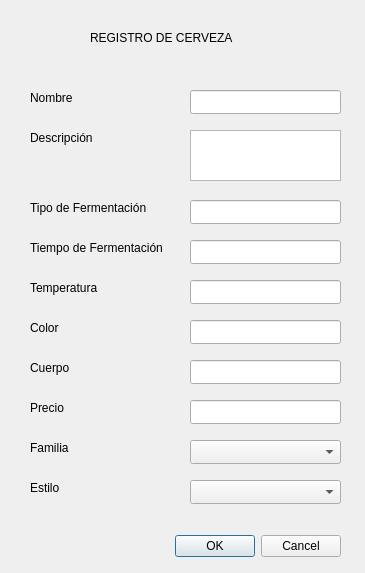
<?xml version="1.0" encoding="UTF-8"?>
<ui version="4.0">
 <class>VentanaRegistrarCerveza</class>
 <widget class="QDialog" name="VentanaRegistrarCerveza">
  <property name="geometry">
   <rect>
    <x>0</x>
    <y>0</y>
    <width>365</width>
    <height>573</height>
   </rect>
  </property>
  <property name="windowTitle">
   <string>Dialog</string>
  </property>
  <widget class="QDialogButtonBox" name="buttonBox">
   <property name="geometry">
    <rect>
     <x>170</x>
     <y>530</y>
     <width>171</width>
     <height>32</height>
    </rect>
   </property>
   <property name="orientation">
    <enum>Qt::Horizontal</enum>
   </property>
   <property name="standardButtons">
    <set>QDialogButtonBox::Cancel|QDialogButtonBox::Ok</set>
   </property>
  </widget>
  <widget class="QLabel" name="label_8">
   <property name="geometry">
    <rect>
     <x>30</x>
     <y>400</y>
     <width>59</width>
     <height>16</height>
    </rect>
   </property>
   <property name="text">
    <string>Precio</string>
   </property>
  </widget>
  <widget class="QLabel" name="label">
   <property name="geometry">
    <rect>
     <x>30</x>
     <y>90</y>
     <width>59</width>
     <height>16</height>
    </rect>
   </property>
   <property name="text">
    <string>Nombre</string>
   </property>
  </widget>
  <widget class="QLabel" name="label_6">
   <property name="geometry">
    <rect>
     <x>30</x>
     <y>320</y>
     <width>59</width>
     <height>16</height>
    </rect>
   </property>
   <property name="text">
    <string>Color</string>
   </property>
  </widget>
  <widget class="QLineEdit" name="lneTemperatura">
   <property name="geometry">
    <rect>
     <x>190</x>
     <y>280</y>
     <width>151</width>
     <height>24</height>
    </rect>
   </property>
  </widget>
  <widget class="QTextEdit" name="txeDescripcion">
   <property name="geometry">
    <rect>
     <x>190</x>
     <y>130</y>
     <width>151</width>
     <height>51</height>
    </rect>
   </property>
  </widget>
  <widget class="QLabel" name="label_7">
   <property name="geometry">
    <rect>
     <x>30</x>
     <y>360</y>
     <width>59</width>
     <height>16</height>
    </rect>
   </property>
   <property name="text">
    <string>Cuerpo</string>
   </property>
  </widget>
  <widget class="QLineEdit" name="lneNombre">
   <property name="geometry">
    <rect>
     <x>190</x>
     <y>90</y>
     <width>151</width>
     <height>24</height>
    </rect>
   </property>
  </widget>
  <widget class="QLineEdit" name="lneColor">
   <property name="geometry">
    <rect>
     <x>190</x>
     <y>320</y>
     <width>151</width>
     <height>24</height>
    </rect>
   </property>
  </widget>
  <widget class="QLabel" name="label_2">
   <property name="geometry">
    <rect>
     <x>30</x>
     <y>130</y>
     <width>81</width>
     <height>16</height>
    </rect>
   </property>
   <property name="text">
    <string>Descripción</string>
   </property>
  </widget>
  <widget class="QLineEdit" name="lneTiempoDeFermentacion">
   <property name="geometry">
    <rect>
     <x>190</x>
     <y>240</y>
     <width>151</width>
     <height>24</height>
    </rect>
   </property>
  </widget>
  <widget class="QLabel" name="label_9">
   <property name="geometry">
    <rect>
     <x>90</x>
     <y>30</y>
     <width>241</width>
     <height>16</height>
    </rect>
   </property>
   <property name="text">
    <string>REGISTRO DE CERVEZA</string>
   </property>
  </widget>
  <widget class="QComboBox" name="comboFamilias">
   <property name="geometry">
    <rect>
     <x>190</x>
     <y>440</y>
     <width>151</width>
     <height>24</height>
    </rect>
   </property>
  </widget>
  <widget class="QLabel" name="label_4">
   <property name="geometry">
    <rect>
     <x>30</x>
     <y>240</y>
     <width>151</width>
     <height>16</height>
    </rect>
   </property>
   <property name="text">
    <string>Tiempo de Fermentación</string>
   </property>
  </widget>
  <widget class="QLineEdit" name="lneCuerpo">
   <property name="geometry">
    <rect>
     <x>190</x>
     <y>360</y>
     <width>151</width>
     <height>24</height>
    </rect>
   </property>
  </widget>
  <widget class="QLabel" name="label_10">
   <property name="geometry">
    <rect>
     <x>30</x>
     <y>440</y>
     <width>59</width>
     <height>16</height>
    </rect>
   </property>
   <property name="text">
    <string>Familia</string>
   </property>
  </widget>
  <widget class="QLineEdit" name="lnePrecio">
   <property name="geometry">
    <rect>
     <x>190</x>
     <y>400</y>
     <width>151</width>
     <height>24</height>
    </rect>
   </property>
  </widget>
  <widget class="QLabel" name="label_5">
   <property name="geometry">
    <rect>
     <x>30</x>
     <y>280</y>
     <width>81</width>
     <height>16</height>
    </rect>
   </property>
   <property name="text">
    <string>Temperatura</string>
   </property>
  </widget>
  <widget class="QLineEdit" name="lneTipoDeFermentacion">
   <property name="geometry">
    <rect>
     <x>190</x>
     <y>200</y>
     <width>151</width>
     <height>24</height>
    </rect>
   </property>
  </widget>
  <widget class="QLabel" name="label_3">
   <property name="geometry">
    <rect>
     <x>30</x>
     <y>200</y>
     <width>141</width>
     <height>16</height>
    </rect>
   </property>
   <property name="text">
    <string>Tipo de Fermentación</string>
   </property>
  </widget>
  <widget class="QLabel" name="label_11">
   <property name="geometry">
    <rect>
     <x>30</x>
     <y>480</y>
     <width>59</width>
     <height>16</height>
    </rect>
   </property>
   <property name="text">
    <string>Estilo</string>
   </property>
  </widget>
  <widget class="QComboBox" name="comboEstilos">
   <property name="geometry">
    <rect>
     <x>190</x>
     <y>480</y>
     <width>151</width>
     <height>24</height>
    </rect>
   </property>
  </widget>
 </widget>
 <tabstops>
  <tabstop>lneNombre</tabstop>
  <tabstop>txeDescripcion</tabstop>
  <tabstop>lneTipoDeFermentacion</tabstop>
  <tabstop>lneTiempoDeFermentacion</tabstop>
  <tabstop>lneTemperatura</tabstop>
  <tabstop>lneColor</tabstop>
  <tabstop>lneCuerpo</tabstop>
  <tabstop>lnePrecio</tabstop>
  <tabstop>comboFamilias</tabstop>
  <tabstop>comboEstilos</tabstop>
 </tabstops>
 <resources/>
 <connections>
  <connection>
   <sender>buttonBox</sender>
   <signal>accepted()</signal>
   <receiver>VentanaRegistrarCerveza</receiver>
   <slot>accept()</slot>
   <hints>
    <hint type="sourcelabel">
     <x>248</x>
     <y>254</y>
    </hint>
    <hint type="destinationlabel">
     <x>157</x>
     <y>274</y>
    </hint>
   </hints>
  </connection>
  <connection>
   <sender>buttonBox</sender>
   <signal>rejected()</signal>
   <receiver>VentanaRegistrarCerveza</receiver>
   <slot>reject()</slot>
   <hints>
    <hint type="sourcelabel">
     <x>316</x>
     <y>260</y>
    </hint>
    <hint type="destinationlabel">
     <x>286</x>
     <y>274</y>
    </hint>
   </hints>
  </connection>
 </connections>
</ui>
